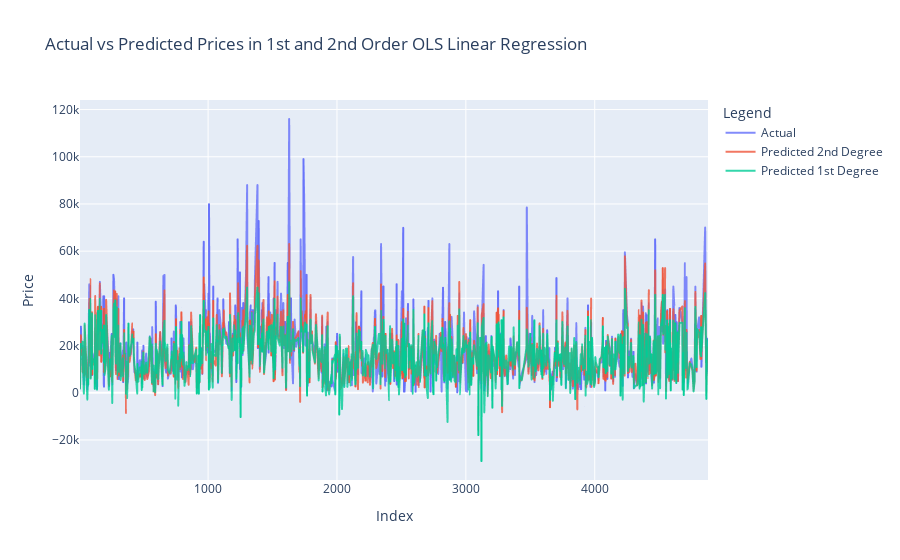

Notebook code cell kept with this figure:
### Code cell
#Plot the predicted vs actuals to understand the shape of the prediction model
linear_plot_data = pd.DataFrame({
    'Index': y_val.index,
    'Actual': y_val,
    'Predicted 2nd Degree': X_val_preds_2_deg,
    'Predicted 1st Degree': X_val_preds_1_deg
})
linear_plot_data = linear_plot_data.sort_values(by='Index')

linear_plot_data_subset = linear_plot_data.head(1000)
fig2 = px.line(
    linear_plot_data_subset,
    x = 'Index',
    y = ['Actual','Predicted 2nd Degree', 'Predicted 1st Degree'],
    labels = {'value':'Price','variable':'Legend'},
    title = 'Actual vs Predicted Prices in 1st and 2nd Order OLS Linear Regression'
)
fig2.update_traces(opacity = 0.8)
fig2.show()

### Figure 1 — Plotly figure (JSON) as saved in the notebook; plotly's stock layout.template omitted (floating-point values rounded to 4 significant figures; data arrays with more than 128 entries replaced by an {"elided": "..."} marker saying what was removed)
{"data": [{"hovertemplate": "Legend=Actual<br>Index=%{x}<br>Price=%{y}<extra></extra>", "legendgroup": "Actual", "line": {"color": "#636efa", "dash": "solid"}, "marker": {"symbol": "circle"}, "mode": "lines", "name": "Actual", "opacity": 0.8, "showlegend": true, "type": "scattergl", "x": {"elided": "1000 int values"}, "xaxis": "x", "y": {"elided": "1000 int values"}, "yaxis": "y"}, {"hovertemplate": "Legend=Predicted 2nd Degree<br>Index=%{x}<br>Price=%{y}<extra></extra>", "legendgroup": "Predicted 2nd Degree", "line": {"color": "#EF553B", "dash": "solid"}, "marker": {"symbol": "circle"}, "mode": "lines", "name": "Predicted 2nd Degree", "opacity": 0.8, "showlegend": true, "type": "scattergl", "x": {"elided": "1000 int values"}, "xaxis": "x", "y": {"elided": "1000 float values"}, "yaxis": "y"}, {"hovertemplate": "Legend=Predicted 1st Degree<br>Index=%{x}<br>Price=%{y}<extra></extra>", "legendgroup": "Predicted 1st Degree", "line": {"color": "#00cc96", "dash": "solid"}, "marker": {"symbol": "circle"}, "mode": "lines", "name": "Predicted 1st Degree", "opacity": 0.8, "showlegend": true, "type": "scattergl", "x": {"elided": "1000 int values"}, "xaxis": "x", "y": {"elided": "1000 float values"}, "yaxis": "y"}], "layout": {"autosize": true, "legend": {"title": {"text": "Legend"}, "tracegroupgap": 0}, "title": {"text": "Actual vs Predicted Prices in 1st and 2nd Order OLS Linear Regression"}, "xaxis": {"anchor": "y", "autorange": true, "domain": [0, 1], "range": [6, 4879], "title": {"text": "Index"}, "type": "linear"}, "yaxis": {"anchor": "x", "autorange": true, "domain": [0, 1], "range": [-36980.0, 124100.0], "title": {"text": "Price"}, "type": "linear"}}}
